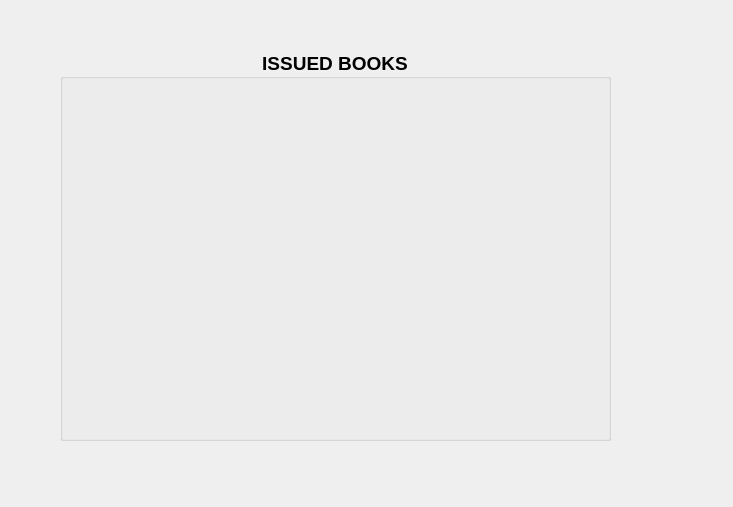
<?xml version="1.0" encoding="UTF-8"?>
<ui version="4.0">
 <class>popissuedbook</class>
 <widget class="QDialog" name="popissuedbook">
  <property name="geometry">
   <rect>
    <x>0</x>
    <y>0</y>
    <width>733</width>
    <height>507</height>
   </rect>
  </property>
  <property name="windowTitle">
   <string>Dialog</string>
  </property>
  <widget class="QGroupBox" name="groupBox_ISSUEDBOOKS">
   <property name="geometry">
    <rect>
     <x>60</x>
     <y>50</y>
     <width>551</width>
     <height>391</height>
    </rect>
   </property>
   <property name="font">
    <font>
     <pointsize>14</pointsize>
     <weight>75</weight>
     <bold>true</bold>
    </font>
   </property>
   <property name="title">
    <string>ISSUED BOOKS</string>
   </property>
   <property name="alignment">
    <set>Qt::AlignCenter</set>
   </property>
  </widget>
 </widget>
 <resources/>
 <connections/>
</ui>
